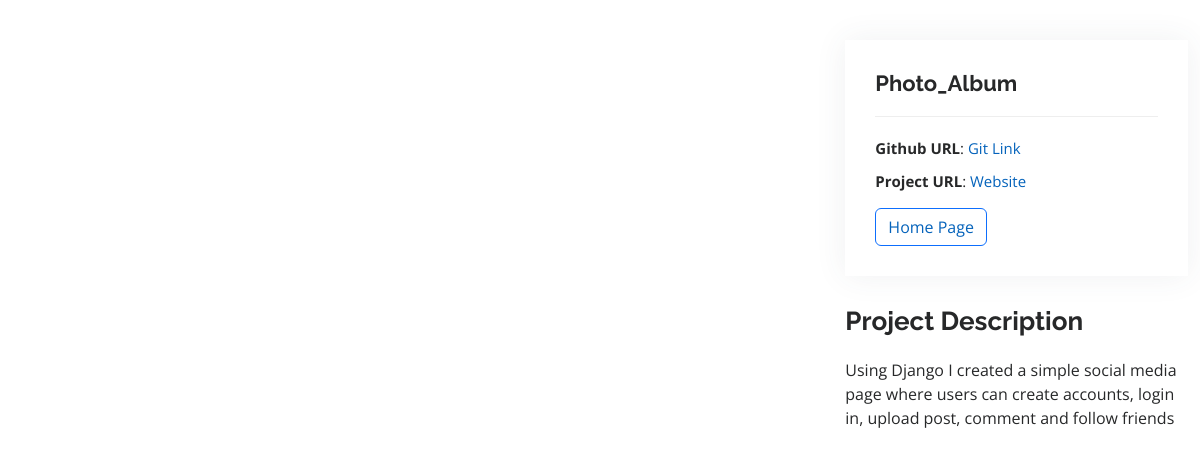
Before: /detail/3/ with the older database file.
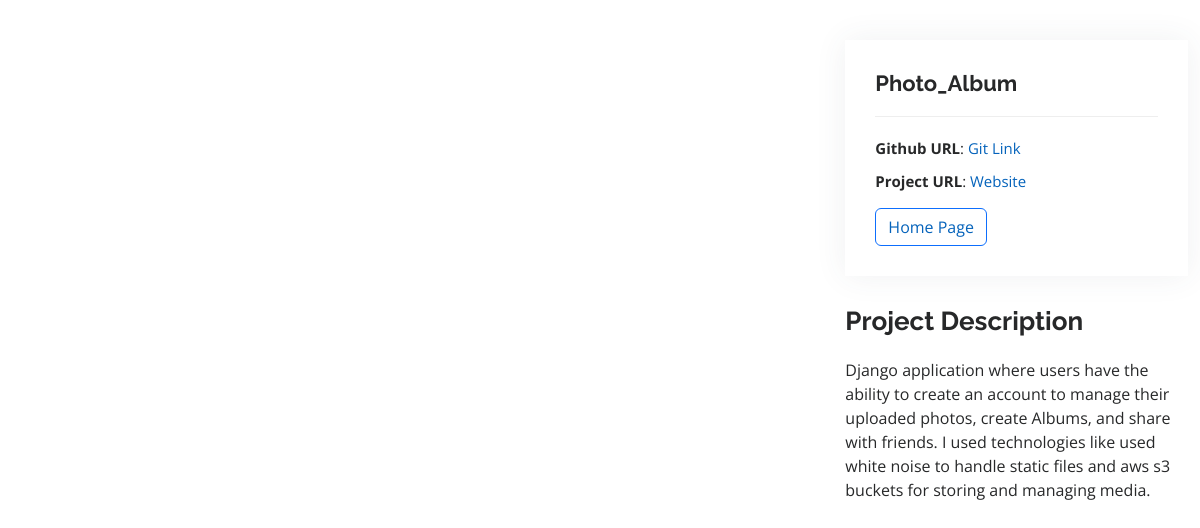
After: the same page with the newer database file.
### resume/models.py (models this page shows, shortened)
class Project(models.Model):
    title = models.CharField(max_length = 200)
    project_img = models.ImageField(upload_to = 'project/')
    description = models.TextField(blank=False, null=False)
    git_url = models.URLField()
    project_url = models.URLField(blank=True, null=True)

### resume/views.py (the view)
# urls.py: path('detail/<int:pk>/', views.detail, name='detail'),
def detail(request, pk):
    project = Project.objects.get(pk=pk)
    context = {
        'project':project
    }
    return render(request,'resume/detail.html',context)

### resume/templates/resume/detail.html (shortened to what this page needs)
{% load static %}
<!DOCTYPE html>
<html lang="en">
<head>
  <link href="{% static 'vendor/aos/aos.css' %}" rel="stylesheet">
  <link href="{% static 'vendor/bootstrap/css/bootstrap.min.css' %}" rel="stylesheet">
  <link href="{% static 'vendor/bootstrap-icons/bootstrap-icons.css' %}" rel="stylesheet">
  <link href="{% static 'vendor/boxicons/css/boxicons.min.css' %}" rel="stylesheet">
  <link href="{% static 'vendor/glightbox/css/glightbox.min.css' %}" rel="stylesheet">
  <link href="{% static 'vendor/swiper/swiper-bundle.min.css' %}" rel="stylesheet">
  <link href="{% static 'css/style.css' %}"  rel="stylesheet">
</head>
<body>
  <main id="main">
    <section id="portfolio-details" class="portfolio-details">
      <div class="container">
        <div class="row gy-4">
          <div class="col-lg-8">
            <div class="portfolio-details-slider swiper">
              <div class="swiper-wrapper align-items-center">
              </div>
            </div>
          </div>
            <div class="col-lg-4">
                <div class="portfolio-info">
                    <h3>{{project.title}}</h3>
                    <ul>
                        <li><strong>Github URL</strong>: <a href="{{project.git_url}}">Git Link</a></li>
                        <li><strong>Project URL</strong>: <a href="{{project.project_url}}">Website</a></li>
                    </ul>
                    <button class="btn btn-outline-primary"><a href="{% url 'index' %}">Home Page</a></button>
                </div>
                <div class="portfolio-description">
                    <h2>Project Description</h2>
                    <p>
                       {{project.description}}
                    </p>
                </div>
            </div>
        </div>
      </div>
    </section>
  </main>
</body>
</html>

Changed rows visible on the page:
changed Project "Photo_Album": description "Using Django I created a simple social media page where users can create accounts, login in, upload post, comment and follow friends" → "Django application where users have the ability to create an account to manage their uploaded photos, create Albums, and share with friends. I used technologies like used white noise to handle static files and aws s3 buckets for storing and managing media."
